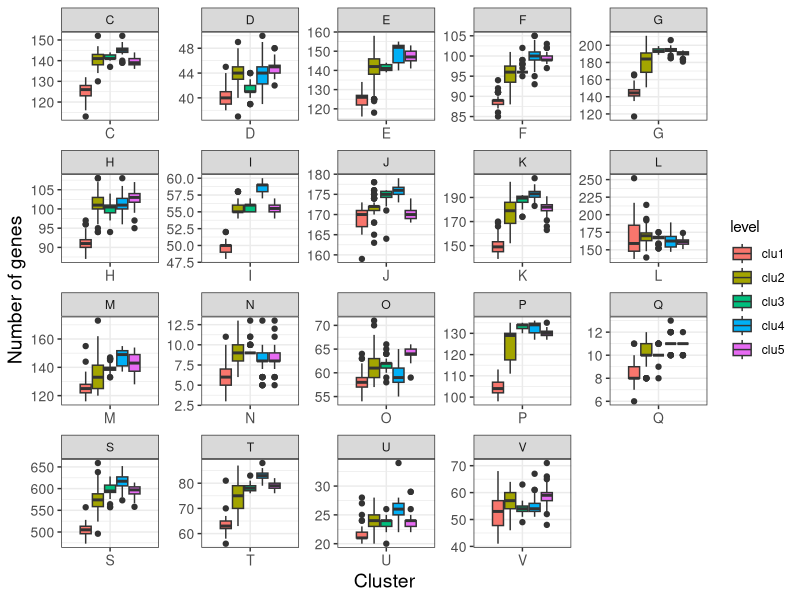

Recreate this plot in R.
library(ggplot2)
data <- readxl::read_xlsx("figureS6.xlsx")
library(reshape2)
data.melt = melt(data, value.name = "Counts")

ggplot(data.melt, aes(x = variable, y = Counts, fill = level)) +
  geom_boxplot() +
  facet_wrap(~ variable, scales = "free") +  # 确保只有一个facet_wrap
  theme_bw() +
  labs(x = "Cluster", y = "Number of genes") +
  theme(
    axis.text.x = element_text(size = 10),  
    axis.text.y = element_text(size = 10),  
    axis.title = element_text(size = 14)
  )
